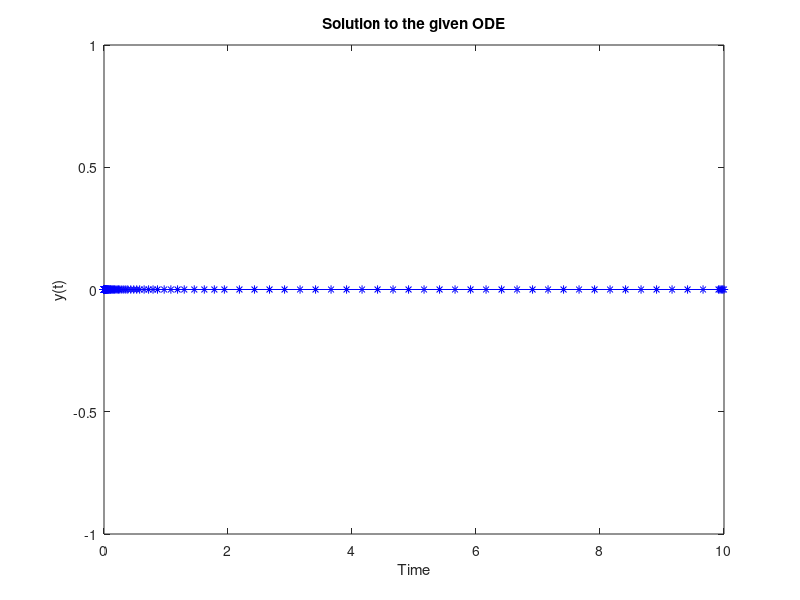

The MATLAB script that drew this image:
% define the ODE
% y' = -2 * 3 * y with y(0) = 0
dydt = @(t, y) -2*3*y;

% define the initial condition
y0 = 0;

% define time span
tspan = [0 10];

% solving the ODE using ode45
[t, y] = ode45(dydt, tspan, y0);

% plot the solution
plot(t, y, 'b-*')
xlabel('Time')
ylabel('y(t)')
title('Solution to the given ODE')